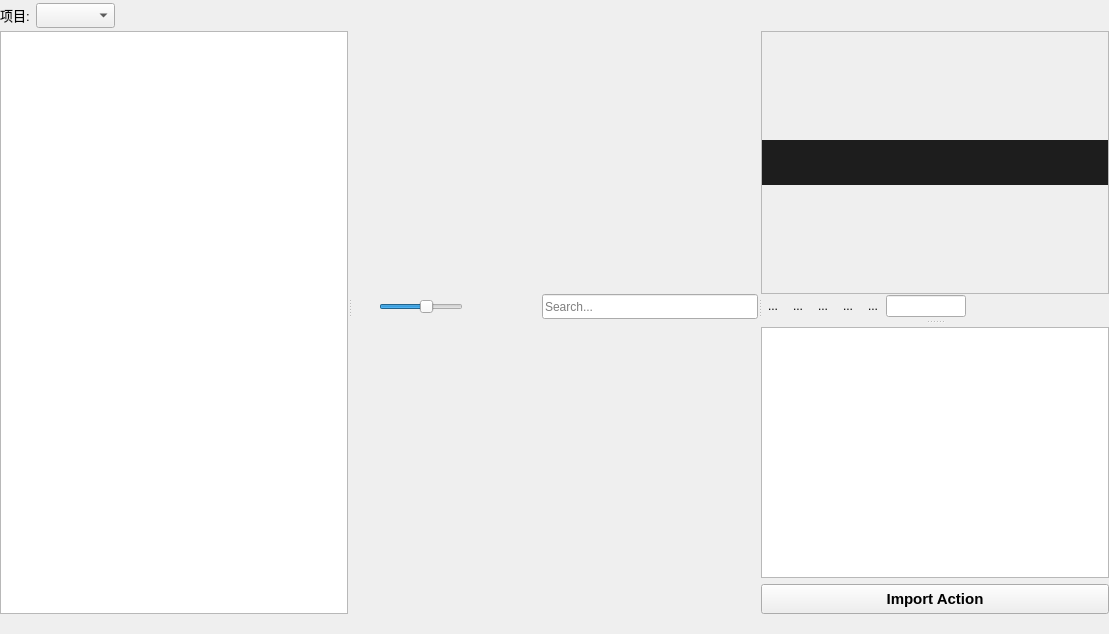
<?xml version="1.0" encoding="UTF-8"?>
<ui version="4.0">
 <class>Form</class>
 <widget class="QWidget" name="Form">
  <property name="geometry">
   <rect>
    <x>0</x>
    <y>0</y>
    <width>1109</width>
    <height>634</height>
   </rect>
  </property>
  <property name="windowTitle">
   <string>Form</string>
  </property>
  <layout class="QGridLayout" name="gridLayout" rowstretch="500,1" rowminimumheight="500,1">
   <property name="leftMargin">
    <number>0</number>
   </property>
   <property name="topMargin">
    <number>0</number>
   </property>
   <property name="rightMargin">
    <number>0</number>
   </property>
   <property name="bottomMargin">
    <number>0</number>
   </property>
   <property name="spacing">
    <number>0</number>
   </property>
   <item row="0" column="0">
    <widget class="QSplitter" name="splitter_2">
     <property name="orientation">
      <enum>Qt::Horizontal</enum>
     </property>
     <property name="handleWidth">
      <number>3</number>
     </property>
     <widget class="QWidget" name="layoutWidget_2">
      <layout class="QVBoxLayout" name="verticalLayout_5">
       <property name="spacing">
        <number>0</number>
       </property>
       <property name="sizeConstraint">
        <enum>QLayout::SetMaximumSize</enum>
       </property>
       <item>
        <layout class="QHBoxLayout" name="horizontalLayout_4">
         <property name="spacing">
          <number>6</number>
         </property>
         <property name="sizeConstraint">
          <enum>QLayout::SetDefaultConstraint</enum>
         </property>
         <property name="topMargin">
          <number>3</number>
         </property>
         <property name="bottomMargin">
          <number>3</number>
         </property>
         <item>
          <widget class="QLabel" name="label_2">
           <property name="sizePolicy">
            <sizepolicy hsizetype="Fixed" vsizetype="Fixed">
             <horstretch>0</horstretch>
             <verstretch>0</verstretch>
            </sizepolicy>
           </property>
           <property name="minimumSize">
            <size>
             <width>30</width>
             <height>0</height>
            </size>
           </property>
           <property name="maximumSize">
            <size>
             <width>30</width>
             <height>16777215</height>
            </size>
           </property>
           <property name="font">
            <font>
             <family>Microsoft YaHei UI</family>
             <pointsize>10</pointsize>
            </font>
           </property>
           <property name="text">
            <string>项目:</string>
           </property>
          </widget>
         </item>
         <item alignment="Qt::AlignLeft">
          <widget class="QComboBox" name="proj_comb">
           <property name="sizePolicy">
            <sizepolicy hsizetype="Expanding" vsizetype="Fixed">
             <horstretch>0</horstretch>
             <verstretch>0</verstretch>
            </sizepolicy>
           </property>
           <property name="minimumSize">
            <size>
             <width>50</width>
             <height>25</height>
            </size>
           </property>
           <property name="maximumSize">
            <size>
             <width>200</width>
             <height>25</height>
            </size>
           </property>
           <property name="font">
            <font>
             <family>Microsoft YaHei UI</family>
             <pointsize>10</pointsize>
             <weight>75</weight>
             <bold>true</bold>
            </font>
           </property>
          </widget>
         </item>
        </layout>
       </item>
       <item>
        <widget class="QListWidget" name="type_listWgt">
         <property name="sizePolicy">
          <sizepolicy hsizetype="Expanding" vsizetype="Expanding">
           <horstretch>0</horstretch>
           <verstretch>0</verstretch>
          </sizepolicy>
         </property>
         <property name="minimumSize">
          <size>
           <width>50</width>
           <height>50</height>
          </size>
         </property>
         <property name="maximumSize">
          <size>
           <width>16777215</width>
           <height>16777215</height>
          </size>
         </property>
         <property name="spacing">
          <number>3</number>
         </property>
         <property name="sortingEnabled">
          <bool>false</bool>
         </property>
        </widget>
       </item>
      </layout>
     </widget>
     <widget class="QWidget" name="layoutWidget_3">
      <layout class="QVBoxLayout" name="verticalLayout_main">
       <property name="spacing">
        <number>6</number>
       </property>
       <property name="sizeConstraint">
        <enum>QLayout::SetDefaultConstraint</enum>
       </property>
       <item>
        <layout class="QHBoxLayout" name="horizontalLayout_3" stretch="0,0,0,0,0,1">
         <property name="spacing">
          <number>3</number>
         </property>
         <item>
          <widget class="QPushButton" name="displayThumb_bttn">
           <property name="sizePolicy">
            <sizepolicy hsizetype="Fixed" vsizetype="Fixed">
             <horstretch>0</horstretch>
             <verstretch>0</verstretch>
            </sizepolicy>
           </property>
           <property name="minimumSize">
            <size>
             <width>25</width>
             <height>25</height>
            </size>
           </property>
           <property name="maximumSize">
            <size>
             <width>25</width>
             <height>25</height>
            </size>
           </property>
           <property name="toolTip">
            <string>表单显示</string>
           </property>
           <property name="text">
            <string/>
           </property>
           <property name="iconSize">
            <size>
             <width>22</width>
             <height>22</height>
            </size>
           </property>
           <property name="checkable">
            <bool>false</bool>
           </property>
           <property name="autoRepeat">
            <bool>false</bool>
           </property>
           <property name="autoExclusive">
            <bool>true</bool>
           </property>
           <property name="flat">
            <bool>true</bool>
           </property>
          </widget>
         </item>
         <item>
          <widget class="QSlider" name="itemSize_Slider">
           <property name="minimum">
            <number>10</number>
           </property>
           <property name="maximum">
            <number>200</number>
           </property>
           <property name="value">
            <number>120</number>
           </property>
           <property name="orientation">
            <enum>Qt::Horizontal</enum>
           </property>
          </widget>
         </item>
         <item>
          <widget class="QPushButton" name="download_Bttn">
           <property name="sizePolicy">
            <sizepolicy hsizetype="Fixed" vsizetype="Fixed">
             <horstretch>0</horstretch>
             <verstretch>0</verstretch>
            </sizepolicy>
           </property>
           <property name="minimumSize">
            <size>
             <width>25</width>
             <height>25</height>
            </size>
           </property>
           <property name="maximumSize">
            <size>
             <width>25</width>
             <height>25</height>
            </size>
           </property>
           <property name="toolTip">
            <string>下载图标到本地</string>
           </property>
           <property name="text">
            <string/>
           </property>
           <property name="iconSize">
            <size>
             <width>22</width>
             <height>22</height>
            </size>
           </property>
           <property name="flat">
            <bool>true</bool>
           </property>
          </widget>
         </item>
         <item>
          <widget class="QPushButton" name="refresh_Bttn">
           <property name="sizePolicy">
            <sizepolicy hsizetype="Fixed" vsizetype="Fixed">
             <horstretch>0</horstretch>
             <verstretch>0</verstretch>
            </sizepolicy>
           </property>
           <property name="minimumSize">
            <size>
             <width>25</width>
             <height>25</height>
            </size>
           </property>
           <property name="maximumSize">
            <size>
             <width>25</width>
             <height>25</height>
            </size>
           </property>
           <property name="toolTip">
            <string>刷新</string>
           </property>
           <property name="text">
            <string/>
           </property>
           <property name="iconSize">
            <size>
             <width>22</width>
             <height>22</height>
            </size>
           </property>
           <property name="flat">
            <bool>true</bool>
           </property>
          </widget>
         </item>
         <item>
          <spacer name="horizontalSpacer_3">
           <property name="orientation">
            <enum>Qt::Horizontal</enum>
           </property>
           <property name="sizeHint" stdset="0">
            <size>
             <width>20</width>
             <height>20</height>
            </size>
           </property>
          </spacer>
         </item>
         <item>
          <widget class="QLineEdit" name="key_line">
           <property name="minimumSize">
            <size>
             <width>25</width>
             <height>25</height>
            </size>
           </property>
           <property name="maximumSize">
            <size>
             <width>250</width>
             <height>25</height>
            </size>
           </property>
           <property name="placeholderText">
            <string>Search...</string>
           </property>
           <property name="clearButtonEnabled">
            <bool>true</bool>
           </property>
          </widget>
         </item>
        </layout>
       </item>
      </layout>
     </widget>
     <widget class="QSplitter" name="splitter_3">
      <property name="orientation">
       <enum>Qt::Vertical</enum>
      </property>
      <property name="handleWidth">
       <number>10</number>
      </property>
      <widget class="QWidget" name="layoutWidget">
       <layout class="QVBoxLayout" name="verticalLayout">
        <property name="spacing">
         <number>1</number>
        </property>
        <item>
         <layout class="QHBoxLayout" name="horizontalLayout">
          <property name="spacing">
           <number>10</number>
          </property>
          <property name="bottomMargin">
           <number>5</number>
          </property>
          <item>
           <spacer name="horizontalSpacer">
            <property name="orientation">
             <enum>Qt::Horizontal</enum>
            </property>
            <property name="sizeHint" stdset="0">
             <size>
              <width>40</width>
              <height>20</height>
             </size>
            </property>
           </spacer>
          </item>
          <item>
           <widget class="QPushButton" name="tag_bttn">
            <property name="sizePolicy">
             <sizepolicy hsizetype="Fixed" vsizetype="Fixed">
              <horstretch>0</horstretch>
              <verstretch>0</verstretch>
             </sizepolicy>
            </property>
            <property name="minimumSize">
             <size>
              <width>0</width>
              <height>0</height>
             </size>
            </property>
            <property name="maximumSize">
             <size>
              <width>25</width>
              <height>25</height>
             </size>
            </property>
            <property name="toolTip">
             <string>清除快照</string>
            </property>
            <property name="text">
             <string/>
            </property>
            <property name="iconSize">
             <size>
              <width>22</width>
              <height>22</height>
             </size>
            </property>
            <property name="flat">
             <bool>true</bool>
            </property>
           </widget>
          </item>
          <item>
           <widget class="QPushButton" name="favor_bttn">
            <property name="sizePolicy">
             <sizepolicy hsizetype="Fixed" vsizetype="Fixed">
              <horstretch>0</horstretch>
              <verstretch>0</verstretch>
             </sizepolicy>
            </property>
            <property name="minimumSize">
             <size>
              <width>0</width>
              <height>0</height>
             </size>
            </property>
            <property name="maximumSize">
             <size>
              <width>25</width>
              <height>25</height>
             </size>
            </property>
            <property name="font">
             <font>
              <family>Microsoft YaHei UI</family>
              <pointsize>10</pointsize>
             </font>
            </property>
            <property name="toolTip">
             <string>渲染快照</string>
            </property>
            <property name="text">
             <string/>
            </property>
            <property name="iconSize">
             <size>
              <width>22</width>
              <height>22</height>
             </size>
            </property>
            <property name="flat">
             <bool>true</bool>
            </property>
           </widget>
          </item>
         </layout>
        </item>
        <item>
         <widget class="QFrame" name="Preview_frame">
          <property name="sizePolicy">
           <sizepolicy hsizetype="Preferred" vsizetype="Preferred">
            <horstretch>0</horstretch>
            <verstretch>0</verstretch>
           </sizepolicy>
          </property>
          <property name="minimumSize">
           <size>
            <width>0</width>
            <height>200</height>
           </size>
          </property>
          <property name="frameShape">
           <enum>QFrame::StyledPanel</enum>
          </property>
          <property name="frameShadow">
           <enum>QFrame::Raised</enum>
          </property>
          <layout class="QVBoxLayout" name="verticalLayout_8">
           <property name="spacing">
            <number>0</number>
           </property>
           <property name="sizeConstraint">
            <enum>QLayout::SetDefaultConstraint</enum>
           </property>
           <property name="leftMargin">
            <number>0</number>
           </property>
           <property name="topMargin">
            <number>0</number>
           </property>
           <property name="rightMargin">
            <number>0</number>
           </property>
           <property name="bottomMargin">
            <number>0</number>
           </property>
           <item>
            <layout class="QVBoxLayout" name="verticalLayout_Preview">
             <property name="spacing">
              <number>0</number>
             </property>
            </layout>
           </item>
           <item>
            <widget class="QLabel" name="title_label">
             <property name="sizePolicy">
              <sizepolicy hsizetype="Preferred" vsizetype="Fixed">
               <horstretch>0</horstretch>
               <verstretch>0</verstretch>
              </sizepolicy>
             </property>
             <property name="minimumSize">
              <size>
               <width>0</width>
               <height>45</height>
              </size>
             </property>
             <property name="maximumSize">
              <size>
               <width>16777215</width>
               <height>45</height>
              </size>
             </property>
             <property name="font">
              <font>
               <family>Microsoft YaHei UI</family>
               <pointsize>9</pointsize>
               <weight>50</weight>
               <bold>false</bold>
              </font>
             </property>
             <property name="styleSheet">
              <string notr="true">color: rgb(150, 150, 150);
background-color: rgb(29, 29, 29);</string>
             </property>
             <property name="lineWidth">
              <number>0</number>
             </property>
             <property name="text">
              <string/>
             </property>
             <property name="alignment">
              <set>Qt::AlignLeading|Qt::AlignLeft|Qt::AlignVCenter</set>
             </property>
             <property name="wordWrap">
              <bool>true</bool>
             </property>
            </widget>
           </item>
          </layout>
         </widget>
        </item>
        <item>
         <layout class="QHBoxLayout" name="horizontalLayout_2">
          <item>
           <widget class="QToolButton" name="Play_toolBttn">
            <property name="text">
             <string>...</string>
            </property>
            <property name="autoRaise">
             <bool>true</bool>
            </property>
           </widget>
          </item>
          <item>
           <widget class="QToolButton" name="firstFrame_toolBttn">
            <property name="toolTip">
             <string>起始帧</string>
            </property>
            <property name="text">
             <string>...</string>
            </property>
            <property name="autoRaise">
             <bool>true</bool>
            </property>
           </widget>
          </item>
          <item>
           <widget class="QToolButton" name="prevFrame_toolBttn">
            <property name="toolTip">
             <string>上一帧</string>
            </property>
            <property name="text">
             <string>...</string>
            </property>
            <property name="autoRaise">
             <bool>true</bool>
            </property>
           </widget>
          </item>
          <item>
           <widget class="QToolButton" name="nextFrame_toolBttn">
            <property name="toolTip">
             <string>下一帧</string>
            </property>
            <property name="text">
             <string>...</string>
            </property>
            <property name="autoRaise">
             <bool>true</bool>
            </property>
           </widget>
          </item>
          <item>
           <widget class="QToolButton" name="lastFrame_toolBttn">
            <property name="toolTip">
             <string>结束帧</string>
            </property>
            <property name="text">
             <string>...</string>
            </property>
            <property name="autoRaise">
             <bool>true</bool>
            </property>
           </widget>
          </item>
          <item>
           <widget class="QLineEdit" name="frams_lineEdit">
            <property name="maximumSize">
             <size>
              <width>80</width>
              <height>16777215</height>
             </size>
            </property>
            <property name="readOnly">
             <bool>true</bool>
            </property>
           </widget>
          </item>
          <item>
           <spacer name="horizontalSpacer_2">
            <property name="orientation">
             <enum>Qt::Horizontal</enum>
            </property>
            <property name="sizeHint" stdset="0">
             <size>
              <width>40</width>
              <height>20</height>
             </size>
            </property>
           </spacer>
          </item>
         </layout>
        </item>
       </layout>
      </widget>
      <widget class="QWidget" name="layoutWidget">
       <layout class="QVBoxLayout" name="verticalLayout_3">
        <item>
         <layout class="QVBoxLayout" name="verticalLayout_2">
          <item>
           <widget class="QListWidget" name="fbx_listWidget"/>
          </item>
          <item>
           <widget class="QPushButton" name="actionPublish_bttn">
            <property name="minimumSize">
             <size>
              <width>0</width>
              <height>30</height>
             </size>
            </property>
            <property name="font">
             <font>
              <family>Microsoft YaHei UI</family>
              <pointsize>11</pointsize>
              <weight>75</weight>
              <bold>true</bold>
             </font>
            </property>
            <property name="text">
             <string>Import Action</string>
            </property>
           </widget>
          </item>
         </layout>
        </item>
       </layout>
      </widget>
     </widget>
    </widget>
   </item>
   <item row="1" column="0">
    <layout class="QHBoxLayout" name="msg_Layout_3">
     <property name="spacing">
      <number>10</number>
     </property>
     <item>
      <widget class="QLabel" name="msg_icon_label">
       <property name="sizePolicy">
        <sizepolicy hsizetype="Fixed" vsizetype="Fixed">
         <horstretch>0</horstretch>
         <verstretch>0</verstretch>
        </sizepolicy>
       </property>
       <property name="minimumSize">
        <size>
         <width>15</width>
         <height>15</height>
        </size>
       </property>
       <property name="maximumSize">
        <size>
         <width>15</width>
         <height>15</height>
        </size>
       </property>
       <property name="text">
        <string/>
       </property>
       <property name="scaledContents">
        <bool>true</bool>
       </property>
      </widget>
     </item>
     <item>
      <widget class="QLabel" name="msg_label">
       <property name="sizePolicy">
        <sizepolicy hsizetype="Expanding" vsizetype="Fixed">
         <horstretch>0</horstretch>
         <verstretch>0</verstretch>
        </sizepolicy>
       </property>
       <property name="minimumSize">
        <size>
         <width>0</width>
         <height>15</height>
        </size>
       </property>
       <property name="maximumSize">
        <size>
         <width>150000</width>
         <height>15</height>
        </size>
       </property>
       <property name="font">
        <font>
         <family>Microsoft YaHei UI</family>
         <pointsize>8</pointsize>
        </font>
       </property>
       <property name="text">
        <string/>
       </property>
       <property name="scaledContents">
        <bool>true</bool>
       </property>
      </widget>
     </item>
     <item>
      <spacer name="horizontalSpacer_6">
       <property name="orientation">
        <enum>Qt::Horizontal</enum>
       </property>
       <property name="sizeHint" stdset="0">
        <size>
         <width>40</width>
         <height>20</height>
        </size>
       </property>
      </spacer>
     </item>
    </layout>
   </item>
  </layout>
 </widget>
 <resources/>
 <connections/>
</ui>
